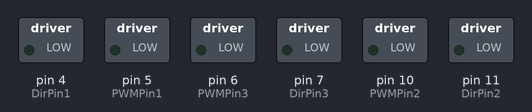
Recording of a sketch running on a simulated Arduino Nano, built with avr-gcc and run on an emulated ATmega328P. On the bench: switched loads named in the sketch (green lamp = pin HIGH).

Above: at 0.1 s.
At 15.6 s:
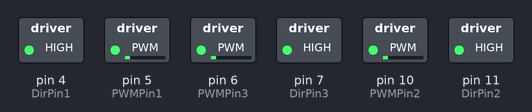
At 28.6 s:
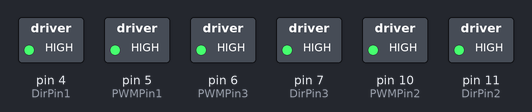
Timing chart, 0 to 30.1 s (numbered marks = the images above):
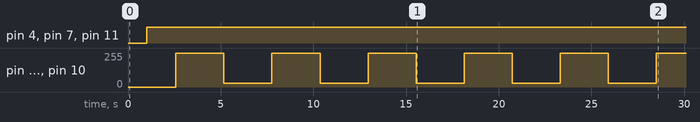

The sketch:

PWM-ramp-omni-wheel-rotation.ino
```cpp
// (licence header left out)
#include "motor_driver.h"

#define DirPin1 4
#define DirPin2 11
#define DirPin3 7

#define PWMPin1 5
#define PWMPin2 10
#define PWMPin3 6

motorDriver M1(DirPin1, PWMPin1);
motorDriver M2(DirPin2, PWMPin2);
motorDriver M3(DirPin3, PWMPin3);

int stallPWM = 30;
int stepDelay = 7;

void setup() {
  pinMode(PWMPin1, OUTPUT);
  pinMode(PWMPin2, OUTPUT);
  pinMode(PWMPin3, OUTPUT);
  pinMode(DirPin1, OUTPUT);
  pinMode(DirPin2, OUTPUT);
  pinMode(DirPin3, OUTPUT);
}

void loop() {
  delay(1000);
  for(int i = stallPWM; i <= 255; i++){
    M1.spin(1, i);
    M2.spin(1, i);
    M3.spin(1, i);
    delay(stepDelay);
  }
  delay(1000);
  for(int i = 255; i >= stallPWM; i--){
    M1.spin(1, i);
    M2.spin(1, i);
    M3.spin(1, i);
    delay(stepDelay);
  }
}
```

motor_driver.cpp
```cpp
#include "Arduino.h"
#include "motor_driver.h"

motorDriver::motorDriver(int DirPin, int PWMPin){
  _DirPin = DirPin;
  _PWMPin = PWMPin;
  pinMode(_DirPin, OUTPUT);
  pinMode(_PWMPin, OUTPUT);
}

void motorDriver::spin(char Dir, unsigned char PWM){
  switch (Dir){
    case -1:    // counterclockwise
      digitalWrite(_DirPin, LOW);
      analogWrite(_PWMPin, PWM);
      break;
    case 0:     // stationary
      digitalWrite(_DirPin, LOW);
      digitalWrite(_PWMPin, LOW);
      break;
    case 1:     // clockwise
      digitalWrite(_DirPin, HIGH);
      analogWrite(_PWMPin, PWM);
      break;
  }
}
```

motor_driver.h
```cpp
#ifndef motordriver_h
#define motordriver_h

#include "Arduino.h"

class motorDriver{
  public:
    motorDriver(int DirPin, int PWMPin);
    void spin(char Dir, unsigned char PWM);
  private:
    int _DirPin;
    int _PWMPin;
};

#endif
```

Measured:
- by itself, pin 4 (DirPin1), pin 7 (DirPin3), pin 11 (DirPin2): LOW → HIGH at 1.0 s
- by itself, pin 5 (PWMPin1), pin 6 (PWMPin3), pin 10 (PWMPin2): alternates 255/255 for 2.6 s and 30/255 for 2.6 s
